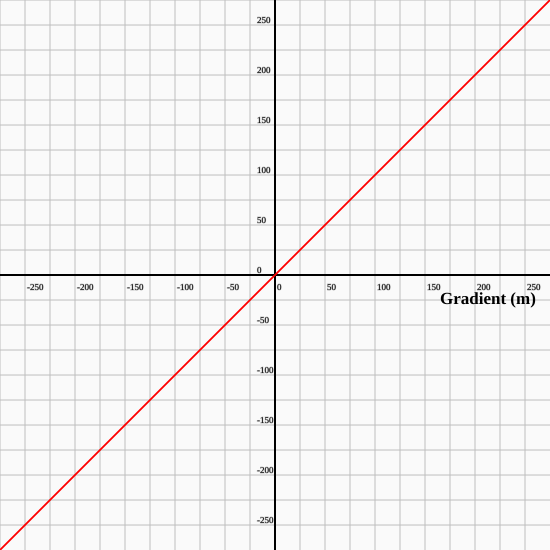
Frame 1 (no input)
Frame 60 (no input): identical to frame 1, image omitted
Frame 120 (the mouse pressed at the canvas centre since frame 60): identical to frame 1, image omitted

The p5.js sketch that drew this single still picture (run headless with seeded random() and noise() and a simulated clock; from frame 60 on, the mouse is pressed at the canvas centre):

// p5.js sketch
// ── sketch.js
let h, w;

function setup() {
  createCanvas(550, 550);
  h = height/2;
  w = width/2;
  // Declare graph elements
  grad = new InputBox(455, 1, 'Gradient (m)');
  y_int = new InputBox(585, 0, 'Y-Intercept (c)');
  xy_axis = new axis(h, w);
  grid1 = new grid(h, w);
}

class InputBox {
  constructor(x_pos, start_val, title_name){
    this.x_pos = x_pos;
    this.start_val = start_val;
    this.box = createInput(this.start_val);
    this.title_name = title_name;
    this.title = createElement('h2', this.title_name);
  }
  show(){
    // Input Box config
    this.box.position(this.x_pos +234, 322);
    this.box.size(27, 20);
    // Box title config
    this.title.position(this.x_pos -15, 275);
    this.title.style('font-size', '17px');
  }
  value(){
    return this.box.value()
  }
}


class grid {
  constructor(h, w){
    this.h = h
    this.w = w
  }
  draw_grid(){
     for (var i = -(this.w); i < this.w; i += 25) {
       // Grid lines
      stroke(190);
      strokeWeight(1);
      line(i, -(this.h), i, this.h);
      line(this.w, i, -(this.w), i);
      // Grid labels
      text(2*i, 2*i + 2, 15);
      text(-2*i, -18, 2*i -2);
      textFont("Big Caslon", 9);
      fill(0);
      }
  }
}

class linear_equation{
  constructor(h,w,m,c){
    this.h = h;
    this.w = w;
    // Invert gradient and y-intercept due to canvas layout
    this.m = -m;
    this.c = -c;
  }
  draw_line(){
    // y = mx + c between x = -width and x = width
      var x1 = -(this.w);
      var y1 = (this.m)*(x1) + (this.c);
      var x2 = -x1;
      var y2 = (this.m)*(x2) + (this.c);
      strokeWeight(1.8);
      stroke('red');
      noFill();
      line(x1, y1, x2, y2);  
  }
}

class axis{
  constructor(h, w){
   this.h = h;
   this.w = w;
  }
  draw_xy() {
    stroke(0);
    strokeWeight(2);
    noFill();
    line(-(this.w), 0, this.w, 0);
    line(0, this.h, 0, -(this.h));
  }
}

function draw() {
  // Translate canvas to move center point (0,0) to center of canvas
  translate(h, w);
  // Declare background colour
  background(250);
  // line1 declared here to allow gradient and y int values to update as input changes
  line1 = new linear_equation(h,w, grad.value(), y_int.value());
  // Draw graph elements
  grad.show()
  y_int.show()
  grid1.draw_grid();
  xy_axis.draw_xy();
  line1.draw_line();
}

// ── style.css
html, body {
  margin: 0;
  padding: 0;
}

canvas {
  display: block;
  
}

h2 {
  display: block;
  font-size: 25px;
 
  margin-left: 220px;
  font-weight: bold;
}
